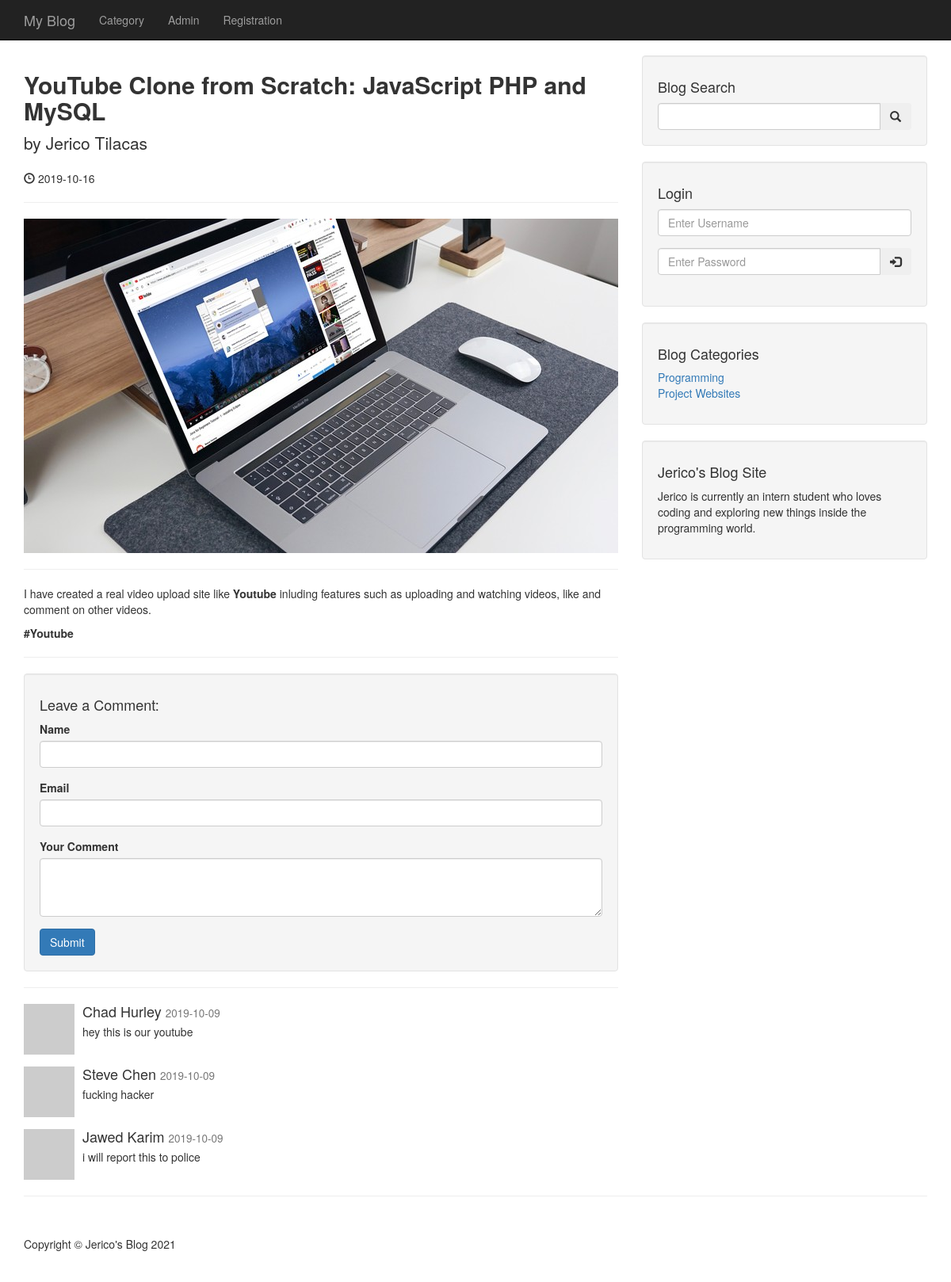
Screenshot of /post.php?p_id=175 with the database file from the repository.
### tables this page shows
CREATE TABLE IF NOT EXISTS `posts` (
  `post_id` int(3) NOT NULL AUTO_INCREMENT,
  `post_category_id` int(3) NOT NULL,
  `post_title` varchar(255) NOT NULL,
  `post_author` varchar(255) NOT NULL,
  `post_date` date NOT NULL,
  `post_image` text NOT NULL,
  `post_content` text NOT NULL,
  `post_tags` varchar(255) NOT NULL,
  `post_comment_count` varchar(255) NOT NULL,
  `post_status` varchar(255) NOT NULL DEFAULT 'draft',
  PRIMARY KEY (`post_id`)
);

CREATE TABLE IF NOT EXISTS `comments` (
  `comment_id` int(3) NOT NULL AUTO_INCREMENT,
  `comment_post_id` int(3) NOT NULL,
  `comment_author` varchar(255) NOT NULL,
  `comment_email` varchar(255) NOT NULL,
  `comment_content` text NOT NULL,
  `comment_status` varchar(255) NOT NULL,
  `comment_date` date NOT NULL,
  PRIMARY KEY (`comment_id`)
);

CREATE TABLE IF NOT EXISTS `categories` (
  `cat_id` int(3) NOT NULL AUTO_INCREMENT,
  `cat_title` varchar(255) NOT NULL,
  PRIMARY KEY (`cat_id`)
);

### post.php (the view, shortened to what this page needs)
<?php include "includes/db.php"; ?>
<?php include "includes/header.php"; ?>
<?php include "includes/navigation.php"; ?>
<div class="container">
    <div class="row">
        <div class="col-md-8">
            <?php
            if(isset($_GET['p_id'])){
                $the_post_id = $_GET['p_id'];
            }
            $query = "SELECT * FROM posts WHERE post_id = {$the_post_id} ";
            $select_all_posts_query = mysqli_query($connection, $query);
            while($row = mysqli_fetch_assoc($select_all_posts_query)) {
                $post_title = $row['post_title'];
                $post_author = $row['post_author'];
                $post_date = $row['post_date'];
                $post_image = $row['post_image'];
                $post_content = $row['post_content'];
                ?>
                <h2>
                    <strong> <?php echo $post_title ?></strong>
                </h2>
                <p class="lead">
                    by <?php echo $post_author ?>
                </p>
                <p><span class="glyphicon glyphicon-time"></span><?php echo " " . $post_date ?></p>
                <hr>
                <img class="img-responsive" src="images/<?php echo  $post_image; ?>" alt="">
                <hr>
                <p><?php echo $post_content ?></p>
                <hr>
            <?php } ?>
            <div class="well">
                <h4>Leave a Comment:</h4>
                <form action="" method="post" role="form">
                    <div class="form-group">
                        <label for="author">Name</label>
                        <input type="text" class="form-control" name="comment_author">
                    </div>
                    <div class="form-group">
                        <label for="email">Email</label>
                        <input type="email" class="form-control" name="comment_email">
                    </div>
                    <div class="form-group">
                        <label for="comment">Your Comment</label>
                        <textarea name="comment_content" class="form-control" rows="3"></textarea>
                    </div>
                    <button type="submit" name="create_comment" class="btn btn-primary">Submit</button>
                </form>
            </div>
            <hr>
            <?php
            $query = "SELECT * FROM comments WHERE comment_post_id = {$the_post_id} ";
            $query .= "AND comment_status = 'approved' ";
            $query .= "ORDER by comment_id DESC ";
            $select_comment_query = mysqli_query($connection, $query);
            while ($row = mysqli_fetch_array($select_comment_query)){
                $comment_author = $row['comment_author'];
                $comment_date = $row['comment_date'];
                $comment_content = $row['comment_content'];
                ?>
            <div class="media">
                <a class="pull-left" href="#">
                    <img class="media-object" src="http://placehold.it/64x64" alt="">
                </a>
                <div class="media-body">
                    <h4 class="media-heading"><?php echo $comment_author?>
                        <small><?php echo $comment_date; ?></small>
                    </h4>
                    <?php echo $comment_content?>
                </div>
            </div>
            <?php } ?>
        </div>
        <?php include "includes/sidebar.php"; ?>
    </div>
    <hr>
    <?php include "includes/footer.php"; ?>

### includes/sidebar.php
<div class="col-md-4">
    <div class="well">
        <h4>Blog Search</h4>
        <form action="search.php" method="post">
        <div class="input-group">
            <input name="search" type="text" class="form-control">
            <span class="input-group-btn">
                        <button name="submit" class="btn btn-toolbar" type="submit">
                                <span class="glyphicon glyphicon-search"></span>
                        </button>
                        </span>
        </div>
        </form>
    </div>
    <div class="well">
        <h4>Login </h4>
        <form action="includes/login.php" method="post">
            <div class="form-group">
                <input name="username" type="text" class="form-control" placeholder="Enter Username">
            </div>
            <div class="input-group">
                <input name="password" type="password" class="form-control" placeholder="Enter Password">
                <span class="input-group-btn">
                        <button name="login" class="btn btn-toolbar" type="submit">
                                <span class="glyphicon glyphicon-log-in"></span>
                        </button>
                </span>
            </div><br>
        </form>
    </div>
    <div class="well">
        <?php
        $query = "SELECT * FROM categories";
        $select_categories_sidebar = mysqli_query($connection, $query);
        ?>
        <h4>Blog Categories</h4>
        <div class="row">
            <div class="col-lg-12">
                <ul class="list-unstyled">
                    <?php
                    while($row = mysqli_fetch_assoc($select_categories_sidebar)){
                        $cat_id = $row['cat_id'];
                        $cat_title = $row['cat_title'];
                        echo "<li><a href='category.php?category=$cat_id'>{$cat_title}</a></li>";
                    }
                    ?>
                </ul>
            </div>
        </div>
    </div>
    <?php include "widget.php"; ?>
</div>

### css/blog-home.css (style rules this page uses)
body { padding-top: 70px; }

### rows the page displays
posts: post_title "YouTube Clone from Scratch: JavaScript PHP and MySQL", post_author "Jerico Tilacas", post_date "2019-10-16", post_image (picture), post_content "I have created a real video upload site like Youtube inluding features such as uploading and watching videos, like and comment on other videos. #Youtube"
comments: comment_author "Chad Hurley", comment_date "2019-10-09", comment_content "hey this is our youtube"
comments: comment_author "Steve Chen", comment_date "2019-10-09", comment_content "fucking hacker"
comments: comment_author "Jawed Karim", comment_date "2019-10-09", comment_content "i will report this to police"
categories: cat_title "Programming"
categories: cat_title "Project Websites"
